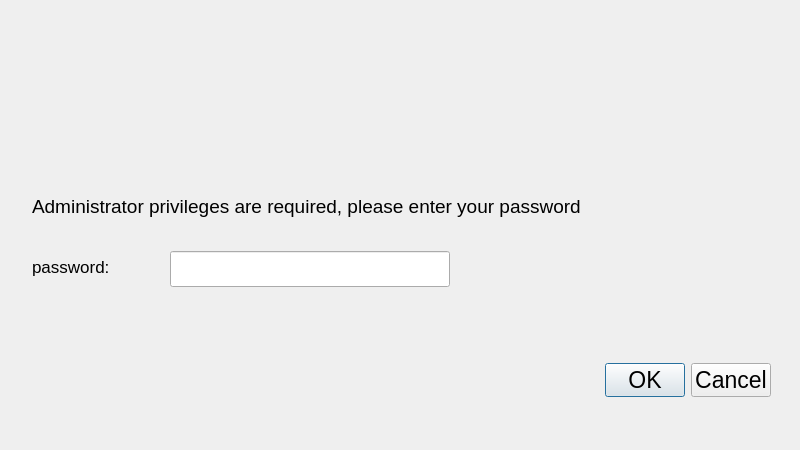
<?xml version="1.0" encoding="UTF-8"?>
<ui version="4.0">
    <class>Dialog</class>
    <widget class="QDialog" name="Dialog">
        <property name="geometry">
            <rect>
                <x>0</x>
                <y>0</y>
                <width>800</width>
                <height>450</height>
            </rect>
        </property>
        <property name="windowTitle">
            <string>Dialog</string>
        </property>
        <widget class="QDialogButtonBox" name="confirmBox">
            <property name="geometry">
                <rect>
                    <x>40</x>
                    <y>350</y>
                    <width>731</width>
                    <height>61</height>
                </rect>
            </property>
            <property name="font">
                <font>
                    <pointsize>17</pointsize>
                </font>
            </property>
            <property name="orientation">
                <enum>Qt::Horizontal</enum>
            </property>
            <property name="standardButtons">
                <set>QDialogButtonBox::Cancel|QDialogButtonBox::Ok</set>
            </property>
        </widget>
        <widget class="QLabel" name="tips">
            <property name="geometry">
                <rect>
                    <x>32</x>
                    <y>186</y>
                    <width>731</width>
                    <height>41</height>
                </rect>
            </property>
            <property name="font">
                <font>
                    <pointsize>14</pointsize>
                </font>
            </property>
            <property name="text">
                <string>Administrator privileges are required, please enter your password</string>
            </property>
        </widget>
        <widget class="QLabel" name="logoPic">
            <property name="geometry">
                <rect>
                    <x>352</x>
                    <y>48</y>
                    <width>100</width>
                    <height>70</height>
                </rect>
            </property>
            <property name="text">
                <string />
            </property>
            <property name="alignment">
                <set>Qt::AlignCenter</set>
            </property>
        </widget>
        <widget class="QLabel" name="infoLabel">
            <property name="geometry">
                <rect>
                    <x>170</x>
                    <y>300</y>
                    <width>591</width>
                    <height>31</height>
                </rect>
            </property>
            <property name="text">
                <string />
            </property>
        </widget>
        <widget class="QLineEdit" name="password">
            <property name="geometry">
                <rect>
                    <x>170</x>
                    <y>251</y>
                    <width>280</width>
                    <height>36</height>
                </rect>
            </property>
            <property name="sizePolicy">
                <sizepolicy hsizetype="Fixed" vsizetype="Fixed">
                    <horstretch>50</horstretch>
                    <verstretch>0</verstretch>
                </sizepolicy>
            </property>
            <property name="minimumSize">
                <size>
                    <width>100</width>
                    <height>0</height>
                </size>
            </property>
            <property name="font">
                <font>
                    <pointsize>13</pointsize>
                </font>
            </property>
            <property name="text">
                <string />
            </property>
            <property name="echoMode">
                <enum>QLineEdit::Password</enum>
            </property>
        </widget>
        <widget class="QLabel" name="pw">
            <property name="geometry">
                <rect>
                    <x>32</x>
                    <y>251</y>
                    <width>114</width>
                    <height>32</height>
                </rect>
            </property>
            <property name="sizePolicy">
                <sizepolicy hsizetype="Fixed" vsizetype="Preferred">
                    <horstretch>0</horstretch>
                    <verstretch>0</verstretch>
                </sizepolicy>
            </property>
            <property name="font">
                <font>
                    <pointsize>13</pointsize>
                </font>
            </property>
            <property name="text">
                <string>password:</string>
            </property>
        </widget>
    </widget>
    <resources />
    <connections>
        <connection>
            <sender>confirmBox</sender>
            <signal>accepted()</signal>
            <receiver>Dialog</receiver>
            <slot>accept()</slot>
            <hints>
                <hint type="sourcelabel">
                    <x>248</x>
                    <y>254</y>
                </hint>
                <hint type="destinationlabel">
                    <x>157</x>
                    <y>274</y>
                </hint>
            </hints>
        </connection>
        <connection>
            <sender>confirmBox</sender>
            <signal>rejected()</signal>
            <receiver>Dialog</receiver>
            <slot>reject()</slot>
            <hints>
                <hint type="sourcelabel">
                    <x>316</x>
                    <y>260</y>
                </hint>
                <hint type="destinationlabel">
                    <x>286</x>
                    <y>274</y>
                </hint>
            </hints>
        </connection>
    </connections>
</ui>
